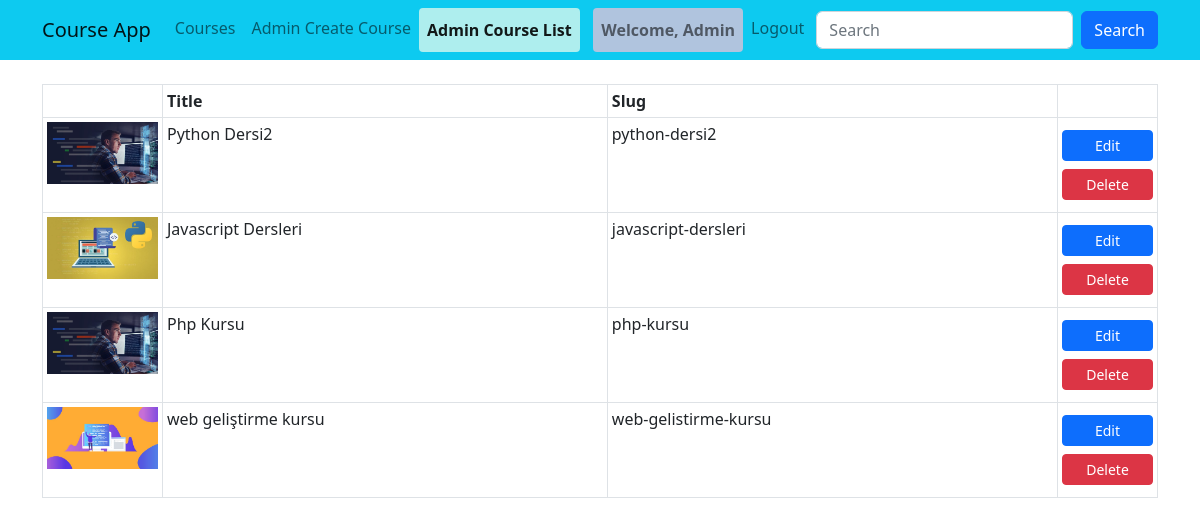
/courses/course-list (signed in), run on an earlier commit of the app's database.
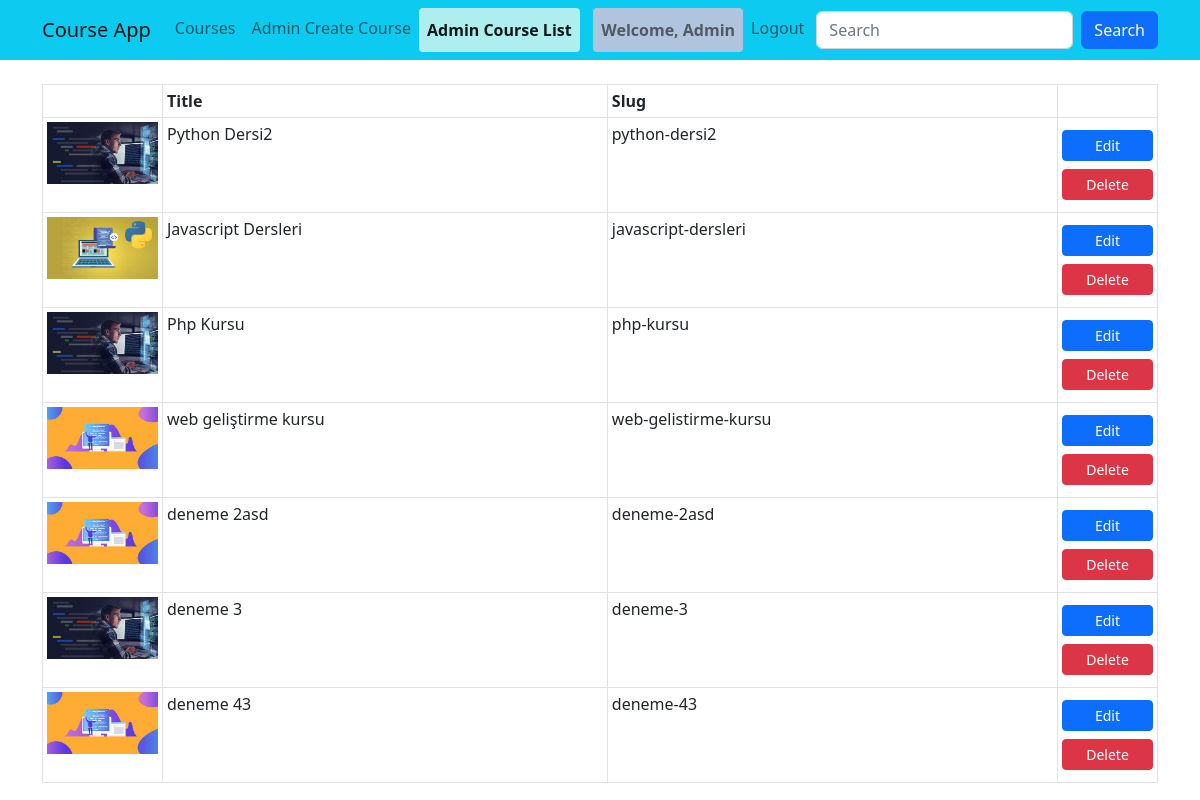
And on a later commit of the database.
### courses/models.py (models this page shows, shortened)
class Course(models.Model):
    title = models.CharField(max_length=50)
    description =models.TextField()
    image = models.ImageField(upload_to="images",default="")
    date = models.DateField(auto_now_add=True)
    isActive = models.BooleanField(default=False)
    isHome = models.BooleanField(default=False)
    slug = models.SlugField(null=False,default="",unique=True, db_index=True,blank=True,editable=False)
    categories = models.ManyToManyField(Category,related_name="kurslar",blank=True)

### courses/views.py (the view)
# urls.py: path("course-list",views.courseList, name="course_list"),
@user_passes_test(isAdmin)
def courseList(request):
    courses = Course.objects.all()
    return render(request,"courses/course-list.html",{
        "courses":courses,
    })

### courses/views.py (called while the page is built)
def isAdmin(user):
    return user.is_superuser

### courses/templates/courses/course-list.html (shortened to what this page needs)
{% extends "layout.html" %}
{% load static %}
{% block css_files %}
    <link rel="stylesheet" href="{% static "/courses/css/style.css" %}">
{% endblock css_files %}
{% block content %}
    <div class="container">
        <div class="row mt-4">
            <div class="col-12">
                <table class="table table-sm table-bordered">
                    <thead>
                        <tr>
                            <th style="width: 120px;"></th>
                            <th>Title</th>
                            <th>Slug</th>
                            <th style="width: 100px;"></th>
                        </tr>
                    </thead>
                    <tbody>
                        {% for course in courses %}
                        <tr>
                            <td><img class = "img-fluid" src="{{course.image.url}}" alt="{{course.slug}}"></td>
                            <td>{{course.title}}</td>
                            <td>{{course.slug}}</td>
                            <td class="align-middle">
                                <a href="{% url "course_edit" course.slug %}" class="btn btn-primary btn-sm w-100 mb-2 mt-2">Edit</a>
                                <a href="{% url "course_delete" course.slug %}" class="btn btn-danger btn-sm w-100 mb-2">Delete</a>
                            </td>
                        </tr>
                    {% endfor %}
                    </tbody>
                </table>
            </div>
        </div>
    </div>
{% endblock content %}

### templates/layout.html (shortened to what this page needs)
{% load static %}
<!DOCTYPE html>
<html lang="en">
<head>
    <link rel="stylesheet" href="{% static "/css/bootstrap.min.css" %}" />
    <link rel="stylesheet" href="{% static "/css/style.css" %}">
    {% block css_files %}{% endblock css_files %}
</head>
<body>
    {% include "partials/_nav.html" %}
    {% block content %} {% endblock content%}
</body>
</html>

### templates/partials/_nav.html (shortened to what this page needs)
<nav class = "navbar navbar-expand-lg bg-info">
    <div class="container">
        <a href="{% url "courses" %}" class="navbar-brand">Course App</a>
        <div class="collapse navbar-collapse" id="navbar">
            <ul class="navbar-nav me-auto">
                <li class="nav-item">
                    <a href="{% url "courses" %}" class="nav-link {% if "/courses/category" in request.path or request.path == "/courses/" %}active{% endif %}">Courses</a>
                </li>
                {% if user.is_superuser %}
                    <li class="nav-item">
                        <a href="{% url "create_course" %}" class="nav-link {% if request.path == '/courses/create-course' %}active{% endif %}">Admin Create Course</a>
                    </li>
                    <li>
                        <a href="{% url "course_list" %}" class="nav-link {% if request.path == '/courses/course-list' %}active{% endif %}">Admin Course List</a>
                    </li>
                {% endif %}
            </ul>
            <ul class="navbar-nav me-1">
                {% if user.is_authenticated %}
                    <li class="nav-item">
                        <a class="nav-link active-user">Welcome, {{user.username|title}}</a>
                    </li>
                    <li class="nav-item">
                        <a href="{% url "user_logout" %}" class="nav-link">Logout</a>
                    </li>
                {% endif %}
            </ul>
            <form action="{% url "search" %}" method="GET" class="d-flex">
                <input class="form-control me-2" name="q" type="text" placeholder="Search" aria-label="Search">
                <button class="btn btn-primary" type="submit">Search</button>
            </form>
        </div>
    </div>
</nav>

### static/css/style.css (style rules this page uses)
.nav-link.active { background-color: #AEEEEE; font-weight: bold; border-radius: 0.25rem; padding: 10px 15px; }
.nav-link.active-user { background-color: #B0C4DE; font-weight: bold; border-radius: 0.25rem; padding: 10px 15px; }

What changed in the data, as far as the page shows it:
added Course: image (picture), title "deneme 2asd", slug "deneme-2asd"
added Course: image (picture), title "deneme 3", slug "deneme-3"
added Course: image (picture), title "deneme 43", slug "deneme-43"
